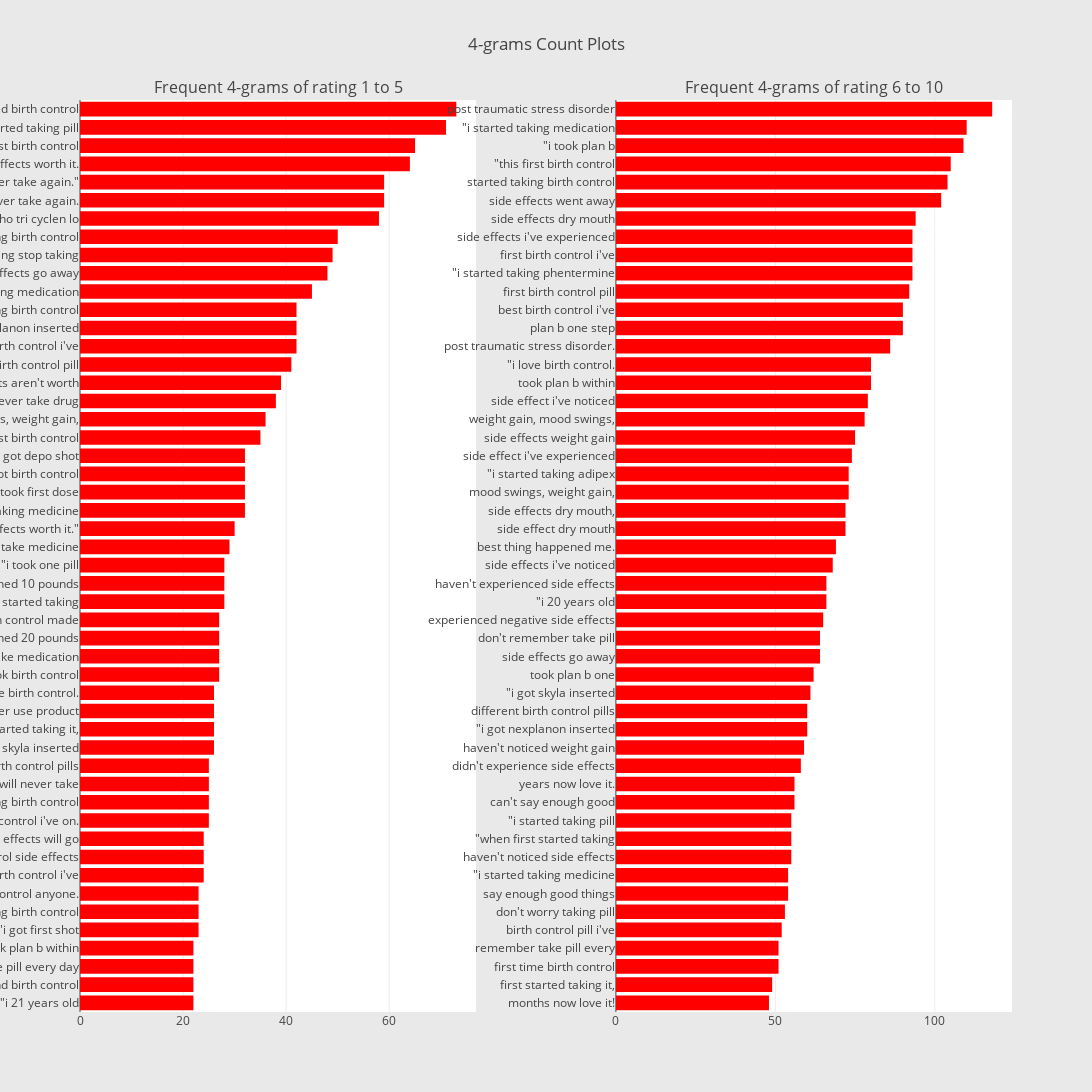

The notebook cell saved with this chart:
### Markdown cell above
From 3-gram you can see that there is a difference between positive and negative corpus. Bad side effects, birth control pills, negative side effects are corpus that classify positive and negative. However, both positive and negative parts can be thought that it has missing parts that reverses the context, such as' not' in front of a corpus.

### Code cell
freq_dict = defaultdict(int)
for sent in df_all_1_5["review"]:
    for word in generate_ngrams(sent,4):
        freq_dict[word] += 1
fd_sorted = pd.DataFrame(sorted(freq_dict.items(), key=lambda x: x[1])[::-1])
fd_sorted.columns = ["word", "wordcount"]
trace1 = horizontal_bar_chart(fd_sorted.head(50), 'red')

freq_dict = defaultdict(int)
for sent in df_all_6_10["review"]:
    for word in generate_ngrams(sent,4):
        freq_dict[word] += 1
fd_sorted = pd.DataFrame(sorted(freq_dict.items(), key=lambda x: x[1])[::-1])
fd_sorted.columns = ["word", "wordcount"]
trace2 = horizontal_bar_chart(fd_sorted.head(50), 'red')

# Creating two subplots
fig = tools.make_subplots(rows=1, cols=2, vertical_spacing=0.04,horizontal_spacing=0.15,
                          subplot_titles=["Frequent 4-grams of rating 1 to 5", 
                                          "Frequent 4-grams of rating 6 to 10"])
fig.append_trace(trace1, 1, 1)
fig.append_trace(trace2, 1, 2)
fig['layout'].update(height=1200, width=1600, paper_bgcolor='rgb(233,233,233)', title="4-grams Count Plots")
py.iplot(fig, filename='word-plots')

### Figure 1 — Plotly figure (JSON) as saved in the notebook; plotly's stock layout.template omitted (floating-point values rounded to 4 significant figures)
{"data": [{"marker": {"color": "red"}, "orientation": "h", "showlegend": false, "x": [22, 22, 22, 22, 23, 23, 23, 24, 24, 24, 25, 25, 25, 25, 26, 26, 26, 26, 27, 27, 27, 27, 28, 28, 28, 29, 30, 32, 32, 32, 32, 35, 36, 38, 39, 41, 42, 42, 42, 45, 48, 49, 50, 58, 59, 59, 64, 65, 71, 73], "y": ["\"i 21 years old", "\"i recommend birth control", "take pill every day", "took plan b within", "\"i got first shot", "\"i&#039;ve taking birth control", "recommend birth control anyone.", "first birth control i&#039;ve", "birth control side effects", "side effects will go", "birth control i&#039;ve on.", "stopped taking birth control", "\"i will never take", "taking birth control pills", "\"i got skyla inserted", "first started taking it,", "will never use product", "first time birth control.", "\"i took birth control", "will never take medication", "i&#039;ve gained 20 pounds", "\"this birth control made", "\"when first started taking", "i&#039;ve gained 10 pounds", "\"i took one pill", "will never take medicine", "side effects worth it.\"", "\"i started taking medicine", "\"i took first dose", "\"i got birth control", "\"i got depo shot", "\"this worst birth control", "mood swings, weight gain,", "will never take drug", "side effects aren&#039;t worth", "first birth control pill", "worst birth control i&#039;ve", "\"i got nexplanon inserted", "\"i taking birth control", "\"i started taking medication", "side effects go away", "i&#039;m going stop taking", "started taking birth control", "ortho tri cyclen lo", "will never take again.", "will never take again.\"", "side effects worth it.", "\"this first birth control", "\"i started taking pill", "\"i started birth control"], "type": "bar", "uid": "031f1274-ad76-11eb-af20-9b1410c69f8c", "xaxis": "x", "yaxis": "y"}, {"marker": {"color": "red"}, "orientation": "h", "showlegend": false, "x": [48, 49, 51, 51, 52, 53, 54, 54, 55, 55, 55, 56, 56, 58, 59, 60, 60, 61, 62, 64, 64, 65, 66, 66, 68, 69, 72, 72, 73, 73, 74, 75, 78, 79, 80, 80, 86, 90, 90, 92, 93, 93, 93, 94, 102, 104, 105, 109, 110, 118], "y": ["months now love it!", "first started taking it,", "first time birth control", "remember take pill every", "birth control pill i&#039;ve", "don&#039;t worry taking pill", "say enough good things", "\"i started taking medicine", "haven&#039;t noticed side effects", "\"when first started taking", "\"i started taking pill", "can&#039;t say enough good", "years now love it.", "didn&#039;t experience side effects", "haven&#039;t noticed weight gain", "\"i got nexplanon inserted", "different birth control pills", "\"i got skyla inserted", "took plan b one", "side effects go away", "don&#039;t remember take pill", "experienced negative side effects", "\"i 20 years old", "haven&#039;t experienced side effects", "side effects i&#039;ve noticed", "best thing happened me.", "side effect dry mouth", "side effects dry mouth,", "mood swings, weight gain,", "\"i started taking adipex", "side effect i&#039;ve experienced", "side effects weight gain", "weight gain, mood swings,", "side effect i&#039;ve noticed", "took plan b within", "\"i love birth control.", "post traumatic stress disorder.", "plan b one step", "best birth control i&#039;ve", "first birth control pill", "\"i started taking phentermine", "first birth control i&#039;ve", "side effects i&#039;ve experienced", "side effects dry mouth", "side effects went away", "started taking birth control", "\"this first birth control", "\"i took plan b", "\"i started taking medication", "post traumatic stress disorder"], "type": "bar", "uid": "031f9f28-ad76-11eb-af20-9b1410c69f8c", "xaxis": "x2", "yaxis": "y2"}], "layout": {"annotations": [{"font": {"size": 16}, "showarrow": false, "text": "Frequent 4-grams of rating 1 to 5", "x": 0.2125, "xanchor": "center", "xref": "paper", "y": 1, "yanchor": "bottom", "yref": "paper"}, {"font": {"size": 16}, "showarrow": false, "text": "Frequent 4-grams of rating 6 to 10", "x": 0.7875, "xanchor": "center", "xref": "paper", "y": 1, "yanchor": "bottom", "yref": "paper"}], "xaxis": {"anchor": "y", "domain": [0, 0.425], "type": "linear", "range": [0, 76.84], "autorange": true}, "yaxis": {"anchor": "x", "domain": [0, 1], "type": "category", "range": [-0.5, 49.5], "autorange": true}, "xaxis2": {"anchor": "y2", "domain": [0.575, 1], "type": "linear", "range": [0, 124.2], "autorange": true}, "yaxis2": {"anchor": "x2", "domain": [0, 1], "type": "category", "range": [-0.5, 49.5], "autorange": true}, "height": 1200, "width": 1600, "paper_bgcolor": "rgb(233,233,233)", "title": {"text": "4-grams Count Plots"}}}
